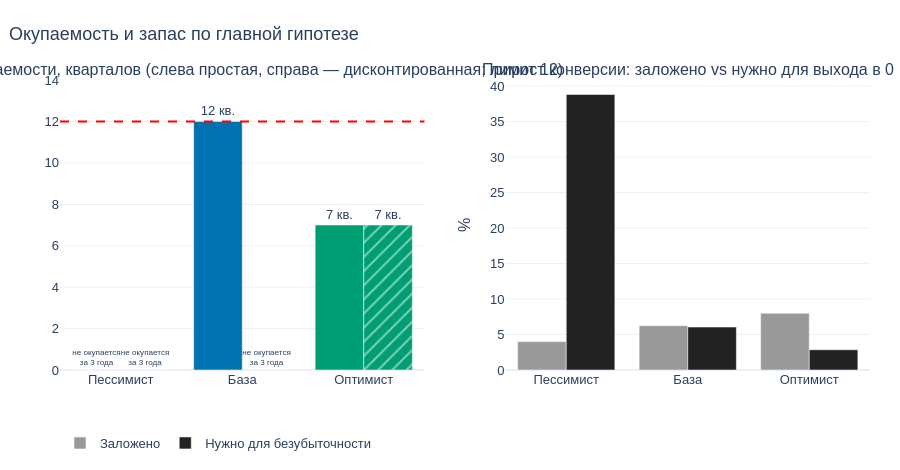

Notebook source saved alongside this figure:
### Markdown cell above
### 2.3. Окупаемость против лимита кейса и «заложено vs нужно» по приросту конверсии
Слева — срок окупаемости (лимит 12 кварталов). Справа — какой прирост конверсии заложен в сценарии и какой нужен, чтобы выйти в ноль за 3 года. Это самый наглядный способ показать, насколько проект зависит от одной гипотезы.

### Code cell
pq, pqd = summ['pq'], summ['pqd']; LIM = 12
lab = lambda v: f'{int(v)} кв.' if v == v else 'не окупается<br>за 3 года'
fig = make_subplots(rows=1, cols=2, subplot_titles=['Срок окупаемости, кварталов (слева простая, справа — дисконтированная; лимит 12)', 'Прирост конверсии: заложено vs нужно для выхода в 0'], horizontal_spacing=0.1)
fig.add_bar(x=SC, y=pq.fillna(0), name='Простая', marker_color=[COLORS[s] for s in SC], text=[lab(v) for v in pq], textposition='outside', showlegend=False, offsetgroup=0, row=1, col=1)
fig.add_bar(x=SC, y=pqd.fillna(0), name='Дисконтированная', marker_color=[COLORS[s] for s in SC], marker_pattern_shape='/', text=[lab(v) for v in pqd], textposition='outside', showlegend=False, offsetgroup=1, row=1, col=1)
fig.add_hline(y=LIM, line=dict(color='red', dash='dash'), row=1, col=1)
fig.add_bar(x=SC, y=summ['uplift'] * 100, name='Заложено', marker_color='#999999', offsetgroup=2, row=1, col=2)
fig.add_bar(x=SC, y=summ['be'] * 100, name='Нужно для безубыточности', marker_color='#222222', offsetgroup=3, row=1, col=2)
fig.update_yaxes(range=[0, 14], row=1, col=1); fig.update_yaxes(title='%', row=1, col=2); fig.update_layout(barmode='group')
pshow(fig, 'payback_breakeven', 'Окупаемость и запас по главной гипотезе', h=470)

f, (a1, a2) = plt.subplots(1, 2, figsize=(14, 4.8)); x = np.arange(3)
for off, v, hatch, nm in [(-.2, pq, None, 'простая'), (.2, pqd, '//', 'дисконтированная')]:
    b = a1.bar(x + off, v.fillna(0), .4, color=[COLORS[s] for s in SC], hatch=hatch, edgecolor='white', label=nm)
    a1.bar_label(b, labels=[f'{int(t)} кв.' if t == t else 'не окупается\nза 3 года' for t in v], padding=3, fontsize=8)
a1.axhline(LIM, color='red', ls='--'); a1.set_ylim(0, 14); a1.set_xticks(x, SC); a1.set_title('Срок окупаемости: простая (сплошная) и дисконтированная (штриховка)', fontsize=10)
a2.bar(x - .2, summ['uplift'] * 100, .4, color='#999999', label='Заложено'); a2.bar(x + .2, summ['be'] * 100, .4, color='#222222', label='Нужно для безубыточности')
a2.set_xticks(x, SC); a2.set_ylabel('%'); a2.legend(); a2.set_title('Прирост конверсии: заложено vs нужно'); mshow(f, 'payback_breakeven')

### Figure 1 — Plotly figure (JSON) as saved in the notebook; plotly's stock layout.template omitted (floating-point values rounded to 4 significant figures)
{"data": [{"marker": {"color": ["#D55E00", "#0072B2", "#009E73"]}, "name": "Простая", "offsetgroup": "0", "showlegend": false, "text": ["не окупается<br>за 3 года", "12 кв.", "7 кв."], "textposition": "outside", "type": "bar", "x": ["Пессимист", "База", "Оптимист"], "xaxis": "x", "y": [0.0, 12.0, 7.0], "yaxis": "y"}, {"marker": {"color": ["#D55E00", "#0072B2", "#009E73"], "pattern": {"shape": "/"}}, "name": "Дисконтированная", "offsetgroup": "1", "showlegend": false, "text": ["не окупается<br>за 3 года", "не окупается<br>за 3 года", "7 кв."], "textposition": "outside", "type": "bar", "x": ["Пессимист", "База", "Оптимист"], "xaxis": "x", "y": [0.0, 0.0, 7.0], "yaxis": "y"}, {"marker": {"color": "#999999"}, "name": "Заложено", "offsetgroup": "2", "type": "bar", "x": ["Пессимист", "База", "Оптимист"], "xaxis": "x2", "y": [4.0, 6.25, 8.0], "yaxis": "y2"}, {"marker": {"color": "#222222"}, "name": "Нужно для безубыточности", "offsetgroup": "3", "type": "bar", "x": ["Пессимист", "База", "Оптимист"], "xaxis": "x2", "y": [38.82, 6.051, 2.853], "yaxis": "y2"}], "layout": {"annotations": [{"font": {"size": 16}, "showarrow": false, "text": "Срок окупаемости, кварталов (слева простая, справа — дисконтированная; лимит 12)", "x": 0.225, "xanchor": "center", "xref": "paper", "y": 1, "yanchor": "bottom", "yref": "paper"}, {"font": {"size": 16}, "showarrow": false, "text": "Прирост конверсии: заложено vs нужно для выхода в 0", "x": 0.775, "xanchor": "center", "xref": "paper", "y": 1, "yanchor": "bottom", "yref": "paper"}], "barmode": "group", "font": {"family": "Arial", "size": 13}, "height": 470, "legend": {"orientation": "h", "y": -0.2}, "margin": {"b": 60, "l": 60, "r": 30, "t": 80}, "shapes": [{"line": {"color": "red", "dash": "dash"}, "type": "line", "x0": 0, "x1": 1, "xref": "x domain", "y0": 12, "y1": 12, "yref": "y"}], "title": {"text": "Окупаемость и запас по главной гипотезе", "x": 0.01}, "xaxis": {"anchor": "y", "domain": [0, 0.45]}, "xaxis2": {"anchor": "y2", "domain": [0.55, 1]}, "yaxis": {"anchor": "x", "domain": [0, 1], "range": [0, 14]}, "yaxis2": {"anchor": "x2", "domain": [0, 1], "title": {"text": "%"}}}}
